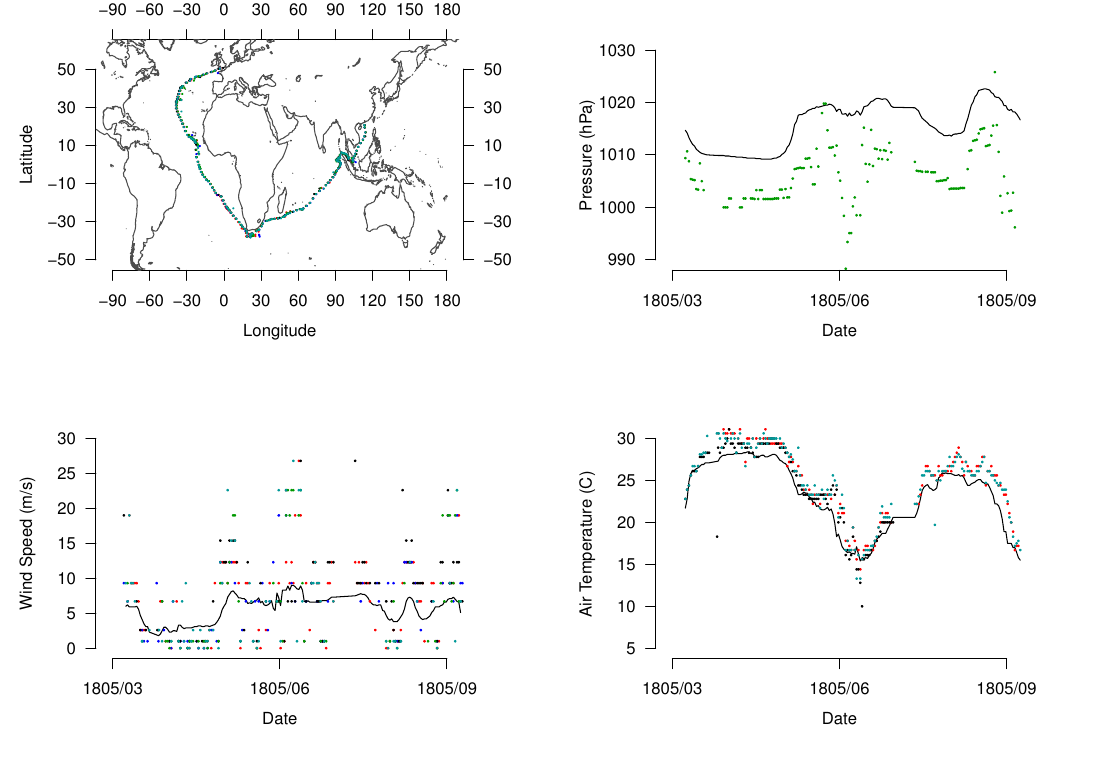

Write the R code that produced this figure.
# Make a synthesis figure for the main fleet on the voyage back
library(grid)
library(chron)
library(lattice)
library(maps)

# Load the map functions
source("../../../../scripts/sr.map.R")
gp_red   = gpar(col=rgb(1,0,0,1),fill=rgb(1,0,0,1))
gp_blue  = gpar(col=rgb(0,0,1,1),fill=rgb(0,0,1,1))
gp_black = gpar(col=rgb(0,0,0,1),fill=rgb(0,0,0,1),lex=1)
gp_green = gpar(col=rgb(0,0.6,0,1),fill=rgb(0,0.6,0,1))
gp_gold  = gpar(col=rgb(0,0.6,0.6,1),fill=rgb(0,0.6,0.6,1))
gp_grey  = gpar(col=rgb(0.3,0.3,0.3,1),fill=rgb(0.3,0.3,0.3,1),lex=1)

# Read in the data
sts.1<-read.table('../Alnwick_Castle_1804-5/ovn.back',header=F)
sts.1$Date<-chron(dates=as.character(sts.1$V1),times=as.character(sts.1$V2),
                           format=c(dates = "y/m/d", times = "h:m:s"))
sts.2<-read.table('../Arniston_1804-5/ovn.back',header=F)
sts.2$Date<-chron(dates=as.character(sts.2$V1),times=as.character(sts.2$V2),
                           format=c(dates = "y/m/d", times = "h:m:s"))
sts.3<-read.table('../Ceres_4_1804-5/ovn.back',header=F)
sts.3$Date<-chron(dates=as.character(sts.3$V1),times=as.character(sts.3$V2),
                           format=c(dates = "y/m/d", times = "h:m:s"))
sts.4<-read.table('../Cuffnells_1804-5/ovn.back',header=F)
sts.4$Date<-chron(dates=as.character(sts.4$V1),times=as.character(sts.4$V2),
                           format=c(dates = "y/m/d", times = "h:m:s"))
sts.5<-read.table('../Royal_Charlotte_5_1804-5/ovn.back',header=F)
sts.5$Date<-chron(dates=as.character(sts.5$V1),times=as.character(sts.5$V2),
                           format=c(dates = "y/m/d", times = "h:m:s"))
tics = dates(c('1805/3/01','1805/06/01','1805/09/01'),
      format="y/m/d")
ticl = c('1805/03','1805/06','1805/09')
      
postscript(file="back_combi.ps",paper="a4",family="Helvetica",pointsize=12)
                    
# Four seperate plots - route, AT, SLP, WS - each in its own viewport
pushViewport(viewport(width=0.4,height=0.4,x=0.05,y=0.6,
                      just=c("left","bottom"),name="vp_map"))
upViewport(0)
pushViewport(viewport(width=0.4,height=0.4,x=0.55,y=0.6,
                     just=c("left","bottom"),name="vp_slp"))
upViewport(0)
pushViewport(viewport(width=0.4,height=0.4,x=0.55,y=0.1,
                      just=c("left","bottom"),name="vp_at"))
upViewport(0)
pushViewport(viewport(width=0.4,height=0.4,x=0.05,y=0.1,
                      just=c("left","bottom"),name="vp_sst"))
upViewport(0)

# Draw the map
sr.map.internal.wm <- map('world',interior=FALSE,plot=FALSE)
is.na(sr.map.internal.wm$x[8836])=T  # Remove Antarctic bug
downViewport("vp_map")
    pushViewport(plotViewport(margins=c(2,2,2,2)))
    pushViewport(dataViewport(c(-90,180),c(-50,60)))
    grid.xaxis(at=c(-90,-60,-30,0,30,60,90,120,150,180),main=T)
    grid.xaxis(at=c(-90,-60,-30,0,30,60,90,120,150,180),main=F)
    grid.text('Longitude',y=unit(-3,"lines"))
    grid.yaxis(at=c(-50,-30,-10,10,30,50),main=T)
    grid.yaxis(at=c(-50,-30,-10,10,30,50),main=F)
    grid.text('Latitude',x=unit(-3.5,"lines"), rot=90)
    popViewport()
    pushViewport(dataViewport(c(-90,180),c(-50,60),clip='on'))
    grid.lines(x=unit(sr.map.internal.wm$x,"native"),
               y=unit(sr.map.internal.wm$y,"native"),gp=gp_grey)
    grid.points(x=unit(sts.1$V14,"native"),y=unit(sts.1$V13,'native'),pch=20,
               size=unit(2,"native"),gp=gp_red)
    grid.points(x=unit(sts.2$V14,"native"),y=unit(sts.2$V13,'native'),pch=20,
               size=unit(2,"native"),gp=gp_blue)
    grid.points(x=unit(sts.3$V14,"native"),y=unit(sts.3$V13,'native'),pch=20,
               size=unit(2,"native"),gp=gp_black)
    grid.points(x=unit(sts.4$V14,"native"),y=unit(sts.4$V13,'native'),pch=20,
               size=unit(2,"native"),gp=gp_green)
    grid.points(x=unit(sts.5$V14,"native"),y=unit(sts.5$V13,'native'),pch=20,
               size=unit(2,"native"),gp=gp_gold)
popViewport() 
popViewport() 
upViewport()

# Plot the AIR temperatures
downViewport("vp_at")
pushViewport(plotViewport(margins=c(2,2,2,2)))
pushViewport(dataViewport(as.numeric(c(tics[1],tics[3])),c(5,30)))
grid.xaxis(at=as.numeric(tics),label=ticl,main=T)
grid.text('Date',y=unit(-3,"lines"))
grid.yaxis(main=T)
grid.text('Air Temperature (C)',x=unit(-3.5,"lines"), rot=90)
popViewport()
pushViewport(dataViewport(as.numeric(c(tics[1],tics[3])),c(5,30),clip='on'))
   grid.lines(x=unit(sts.1$Date,"native"),y=unit(sts.1$V8,'native'),gp=gp_black)
   grid.points(x=unit(sts.1$Date,"native"),y=unit(sts.1$V7,'native'),pch=20,
               size=unit(2,"native"),gp=gp_red)
   grid.points(x=unit(sts.2$Date,"native"),y=unit(sts.2$V7,'native'),pch=20,
               size=unit(2,"native"),gp=gp_blue)
   grid.points(x=unit(sts.3$Date,"native"),y=unit(sts.3$V7,'native'),pch=20,
               size=unit(2,"native"),gp=gp_black)
   grid.points(x=unit(sts.4$Date,"native"),y=unit(sts.4$V7,'native'),pch=20,
               size=unit(2,"native"),gp=gp_green)
   grid.points(x=unit(sts.5$Date,"native"),y=unit(sts.5$V7,'native'),pch=20,
               size=unit(2,"native"),gp=gp_gold)
popViewport() 
popViewport() 
upViewport()

# Plot the Wind Speeds
downViewport("vp_sst")
pushViewport(plotViewport(margins=c(2,2,2,2)))
pushViewport(dataViewport(as.numeric(c(tics[1],tics[3])),c(0,30)))
grid.xaxis(at=as.numeric(tics),label=ticl,main=T)
grid.text('Date',y=unit(-3,"lines"))
grid.yaxis(main=T)
grid.text('Wind Speed (m/s)',x=unit(-3.5,"lines"), rot=90)
popViewport()
pushViewport(dataViewport(as.numeric(c(tics[1],tics[3])),c(0,30),clip='on'))
   grid.lines(x=unit(sts.1$Date,"native"),y=unit(sts.1$V12,'native'),gp=gp_black)
   grid.points(x=unit(sts.1$Date,"native"),y=unit(sts.1$V11,'native'),pch=20,
               size=unit(2,"native"),gp=gp_red)
   grid.points(x=unit(sts.2$Date,"native"),y=unit(sts.2$V11,'native'),pch=20,
               size=unit(2,"native"),gp=gp_blue)
   grid.points(x=unit(sts.3$Date,"native"),y=unit(sts.3$V11,'native'),pch=20,
               size=unit(2,"native"),gp=gp_black)
   grid.points(x=unit(sts.4$Date,"native"),y=unit(sts.4$V11,'native'),pch=20,
               size=unit(2,"native"),gp=gp_green)
   grid.points(x=unit(sts.5$Date,"native"),y=unit(sts.5$V11,'native'),pch=20,
               size=unit(2,"native"),gp=gp_gold)
popViewport() 
popViewport() 
upViewport()

# Plot the SLPs
downViewport("vp_slp")
pushViewport(plotViewport(margins=c(2,2,2,2)))
pushViewport(dataViewport(as.numeric(c(tics[1],tics[3])),c(990,1030)))
grid.xaxis(at=as.numeric(tics),label=ticl,main=T)
grid.text('Date',y=unit(-3,"lines"))
grid.yaxis(main=T)
grid.text('Pressure (hPa)',x=unit(-3.5,"lines"), rot=90)
popViewport()
pushViewport(dataViewport(as.numeric(c(tics[1],tics[3])),c(990,1030),clip='on'))
   grid.lines(x=unit(sts.1$Date,"native"),y=unit(sts.1$V10,'native'),gp=gp_black)
   grid.points(x=unit(sts.1$Date,"native"),y=unit(sts.1$V9,'native'),pch=20,
               size=unit(2,"native"),gp=gp_red)
   grid.points(x=unit(sts.2$Date,"native"),y=unit(sts.2$V9,'native'),pch=20,
               size=unit(2,"native"),gp=gp_blue)
   grid.points(x=unit(sts.3$Date,"native"),y=unit(sts.3$V9,'native'),pch=20,
               size=unit(2,"native"),gp=gp_black)
   grid.points(x=unit(sts.4$Date,"native"),y=unit(sts.4$V9,'native'),pch=20,
               size=unit(2,"native"),gp=gp_green)
   grid.points(x=unit(sts.5$Date,"native"),y=unit(sts.5$V9,'native'),pch=20,
               size=unit(2,"native"),gp=gp_gold)
popViewport() 
popViewport() 
upViewport()



